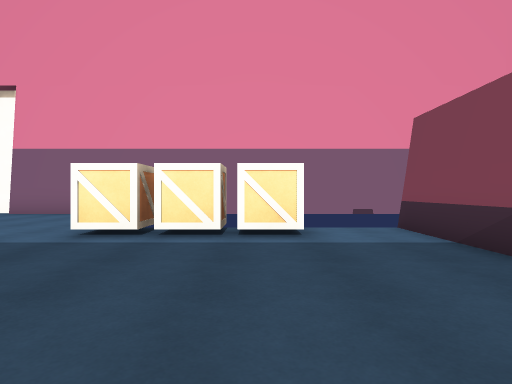
[1] (above)

21 first-person views from a walk through a scene from a Unity 3-D project. The camera is 1.2 m above the floor, looks level and sees 75° across. The floor is counted in squares, 1.8 m on a side. Each view is taken from the middle of a square. On the plan, view 1 faces up. The plan holds only what a view shows up to about 10 squares ahead; the rest is blank. The place goes on beyond the plan. The player character is not drawn. Some animated figures are left out.

[2]
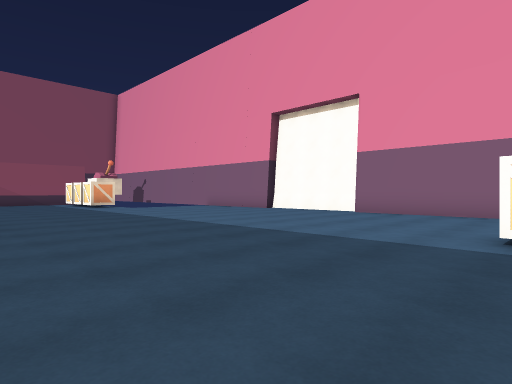

[3]
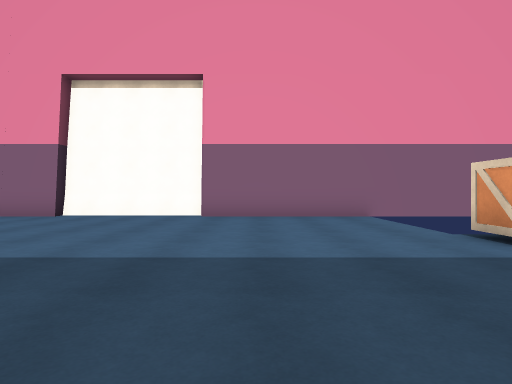

[4]
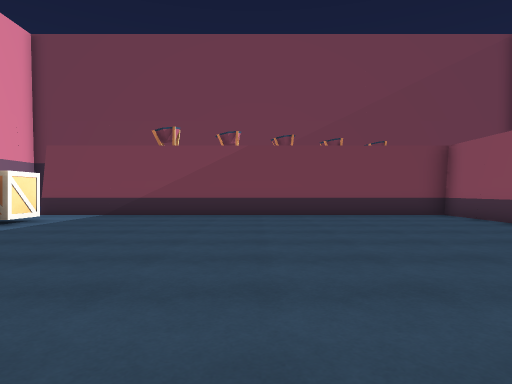

[5]
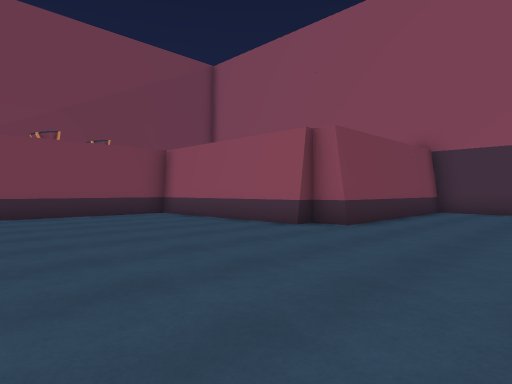

[6]
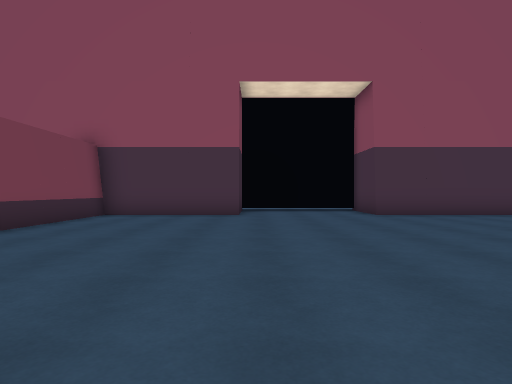

[7]
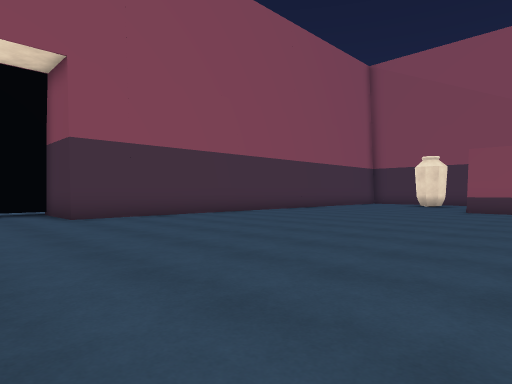

[8]
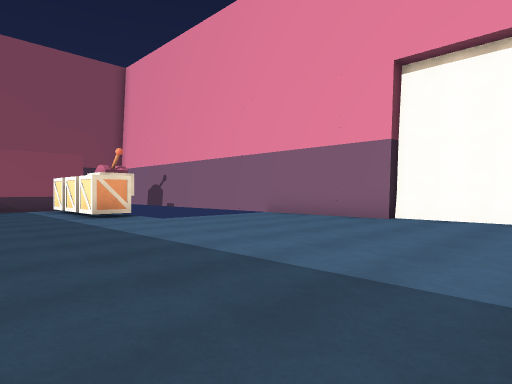

[9]
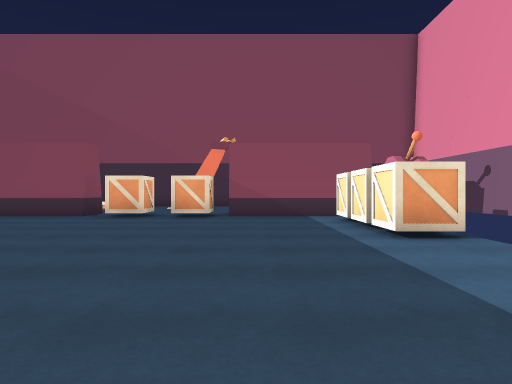

[10]
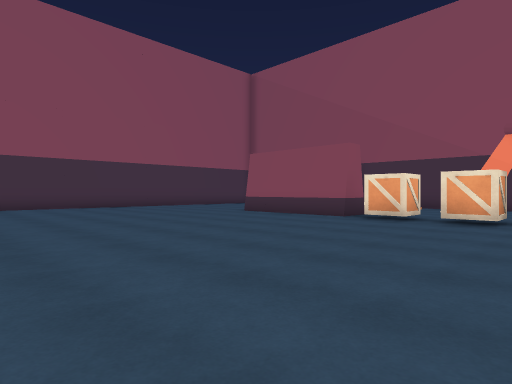

[11]
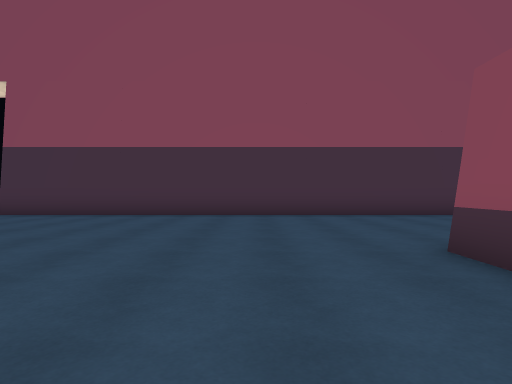

[12]
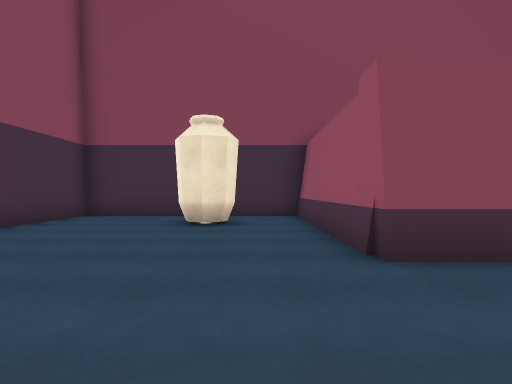

[13]
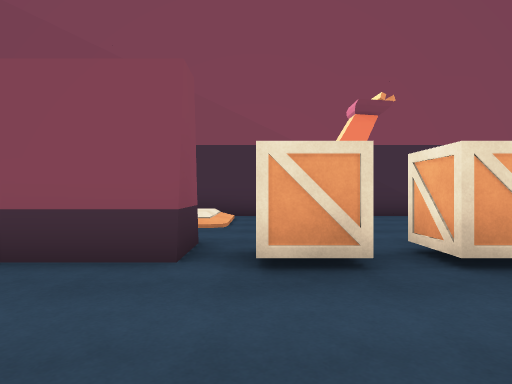

[14]
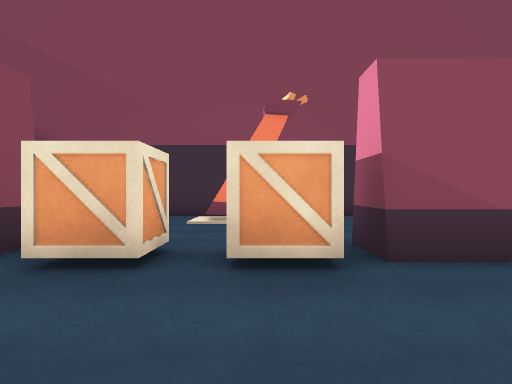

[15]
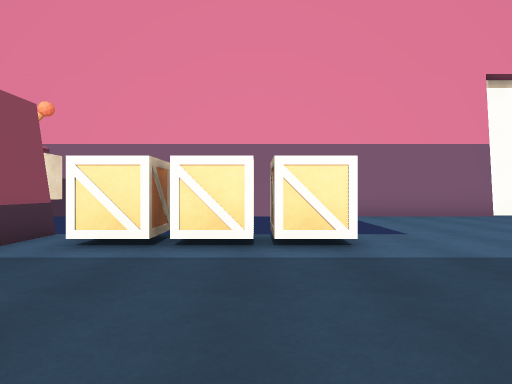

[16]
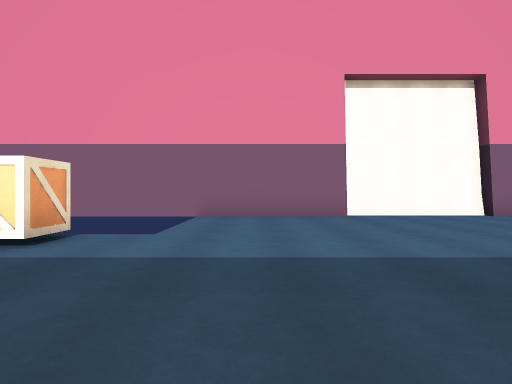

[17]
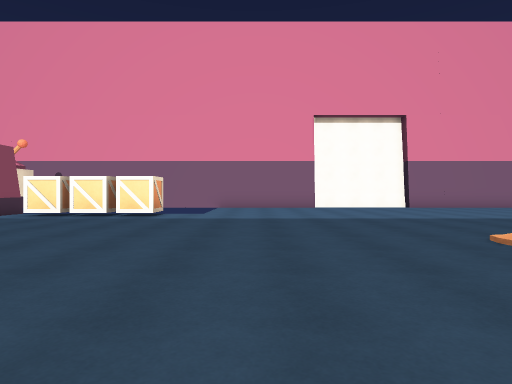

[18]
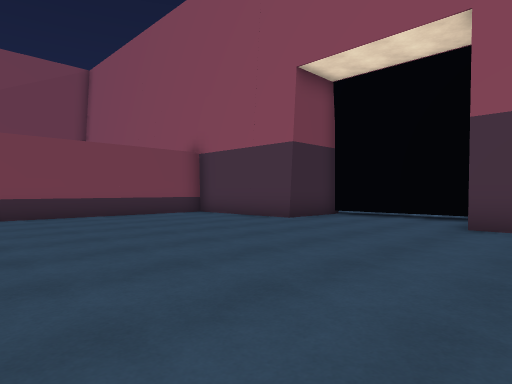

[19]
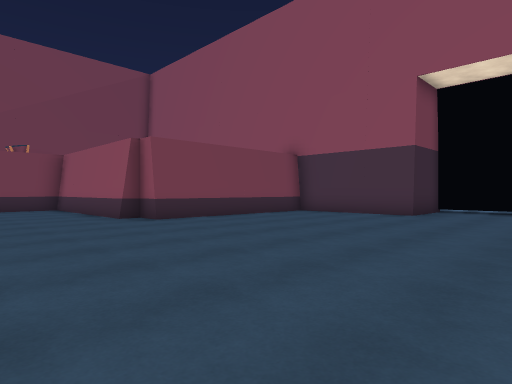

[20]
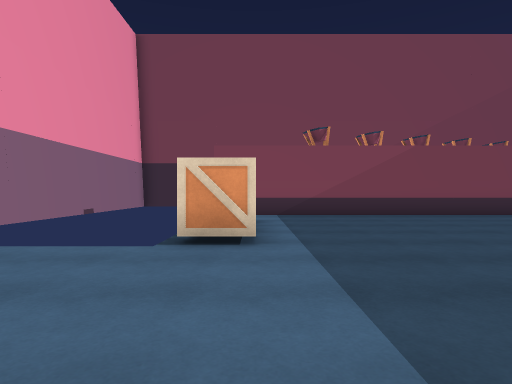

[21]
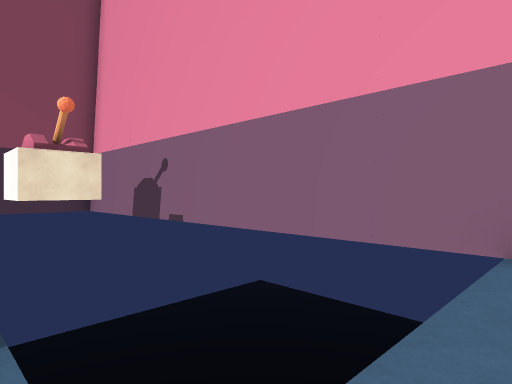

### Floor plan
Points are (right, up) in squares from view 1. A wall is a line through its corners. A room is listed if a view was taken in it or the views show most of it. See-through windows are left out.
Room 1 (views 1, 2, 3, 4, 5, 6, 7, 8, 9, 10, 11, 12, 13, 14, 15, 16, 17, 18, 19, 20, 21)
walls: (-22.4, -1.7) (-21.2, -1.7) (-21.2, -5.5); (-21.2, -5.8) (-27.4, -5.8) (-27.4, -7.6); (-21.2, 6.2) (-21.2, 2.3) (-22.4, 2.3); (-7.5, -13.6) (-7.5, -11.8) (-3.5, -11.8) (-3.5, -6) (-2.8, -6) (-2.8, -5.5) (2.7, -5.5) (2.7, 6.2); (-27.4, 0.1) (-27.4, -2.8); (-27.4, 3.9) (-27.4, 2.2); (-27.4, -9.1) (-27.4, -11.8) (-11.5, -11.8) (-11.5, -13.9) (-8.1, -13.9); (3, 10.2) (-7.5, 10.2) (-7.5, 10.6) (-11.5, 10.6) (-11.5, 10.2) (-25, 10.2)
objects: jar (-26, -8) to (-25, -8); torch (-26, 0) to (-25, 1); crate (-22, -1) to (-21, 0); crate (-22, 1) to (-21, 1); crate (-20, 5) to (-20, 6); crate (-19, 5) to (-19, 6); crate (-18, 5) to (-17, 6); crate (-3, 5) to (-2, 6); crate (-1, 5) to (-1, 6); crate (0, 5) to (0, 6)

Where each view was taken, in squares from view 1:
view 1: 0 up, 0 right, facing up
view 2: 0 up, 2 left, facing up-left
view 3: 1 up, 6 left, facing up
view 4: 0 up, 7 left, facing right
view 5: 0 up, 7 left, facing down-right
view 6: 2 down, 8 left, facing down
view 7: 3 down, 9 left, facing down-left
view 8: 2 up, 8 left, facing up-left
view 9: 3 up, 12 left, facing left
view 10: 3 up, 13 left, facing down-left
view 11: 2 down, 19 left, facing down
view 12: 7 down, 18 left, facing left
view 13: 1 down, 18 left, facing left
view 14: 1 up, 18 left, facing left
view 15: 1 up, 18 left, facing up
view 16: 1 up, 14 left, facing up
view 17: 4 down, 14 left, facing up
view 18: 5 down, 13 left, facing down-right
view 19: 2 down, 11 left, facing down-right
view 20: 5 up, 7 left, facing right
view 21: 6 up, 15 left, facing up-left
